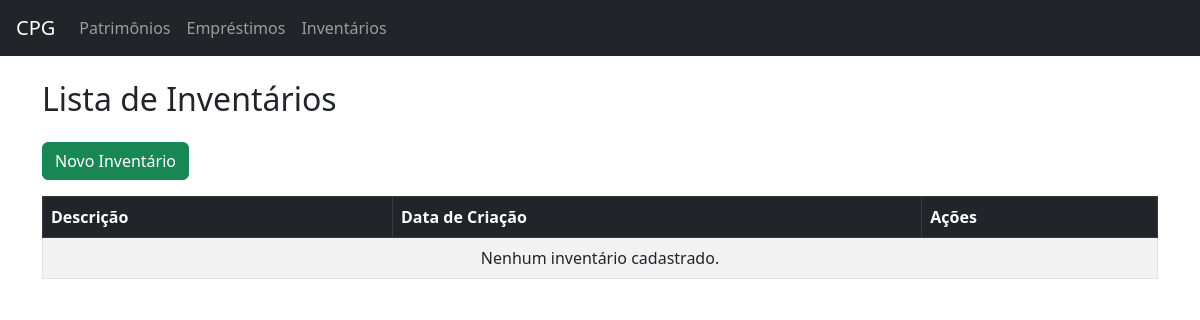
/sistema/inventarios/, run on an earlier commit of the app's database.
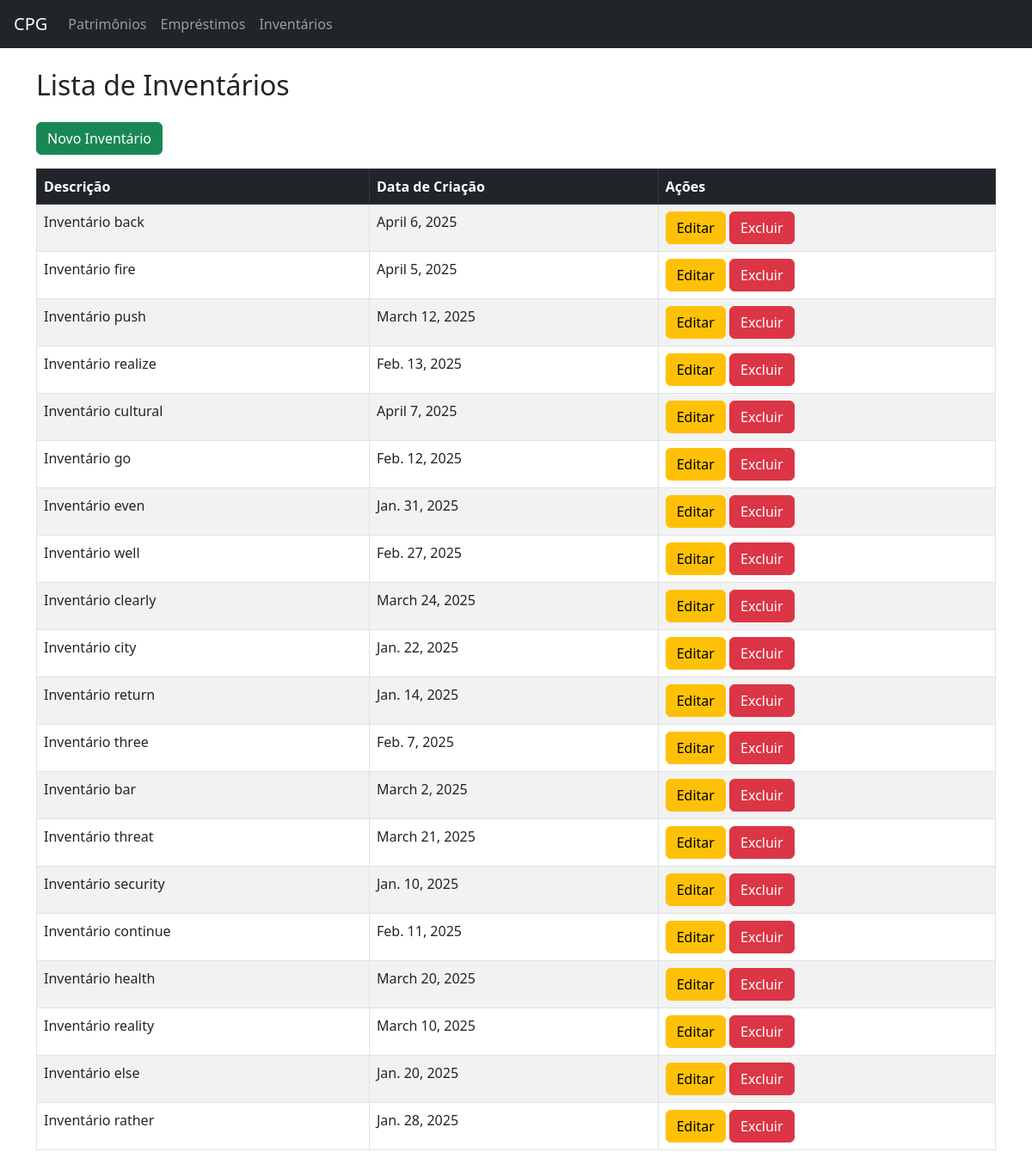
And on a later commit of the database.
### patrimonio/models.py (models this page shows, shortened)
class Inventario(models.Model):
    inv_descricao = models.CharField(max_length=255)
    inv_data_criacao = models.DateField()

### patrimonio/views.py (the view)
# urls.py: path('inventarios/', views.listar_inventarios, name='listar_inventarios'),
def listar_inventarios(request):
    inventarios = Inventario.objects.all()
    return render(request, 'inventarios/listar_inventario.html', {'inventarios': inventarios})

### patrimonio/templates/inventarios/listar_inventario.html
{% extends 'inventarios/base.html' %}
{% block content %}
<h2 class="mb-4">Lista de Inventários</h2>
<a href="{% url 'criar_inventario' %}" class="btn btn-success mb-3">Novo Inventário</a>
<table class="table table-striped table-bordered">
    <thead class="table-dark">
        <tr>
            <th>Descrição</th>
            <th>Data de Criação</th>
            <th>Ações</th>
        </tr>
    </thead>
    <tbody>
        {% for inventario in inventarios %}
        <tr>
            <td>{{ inventario.inv_descricao }}</td>
            <td>{{ inventario.inv_data_criacao }}</td>
            <td>
                <a href="{% url 'editar_inventario' inventario.id %}" class="btn btn-warning">Editar</a>
                <a href="{% url 'excluir_inventario' inventario.id %}" class="btn btn-danger"
                   onclick="return confirm('Tem certeza que deseja excluir este inventário?');">Excluir</a>
            </td>
        </tr>
        {% empty %}
        <tr>
            <td colspan="3" class="text-center">Nenhum inventário cadastrado.</td>
        </tr>
        {% endfor %}
    </tbody>
</table>
{% endblock %}

What changed in the data, as far as the page shows it:
added Inventario: inv_descricao "Inventário back", inv_data_criacao "April 6, 2025"
added Inventario: inv_descricao "Inventário fire", inv_data_criacao "April 5, 2025"
added Inventario: inv_descricao "Inventário push", inv_data_criacao "March 12, 2025"
added Inventario: inv_descricao "Inventário realize", inv_data_criacao "Feb. 13, 2025"
added Inventario: inv_descricao "Inventário cultural", inv_data_criacao "April 7, 2025"
added Inventario: inv_descricao "Inventário go", inv_data_criacao "Feb. 12, 2025"
added Inventario: inv_descricao "Inventário even", inv_data_criacao "Jan. 31, 2025"
added Inventario: inv_descricao "Inventário well", inv_data_criacao "Feb. 27, 2025"
added Inventario: inv_descricao "Inventário clearly", inv_data_criacao "March 24, 2025"
added Inventario: inv_descricao "Inventário city", inv_data_criacao "Jan. 22, 2025"
added Inventario: inv_descricao "Inventário return", inv_data_criacao "Jan. 14, 2025"
added Inventario: inv_descricao "Inventário three", inv_data_criacao "Feb. 7, 2025"
added Inventario: inv_descricao "Inventário bar", inv_data_criacao "March 2, 2025"
added Inventario: inv_descricao "Inventário threat", inv_data_criacao "March 21, 2025"
added Inventario: inv_descricao "Inventário security", inv_data_criacao "Jan. 10, 2025"
added Inventario: inv_descricao "Inventário continue", inv_data_criacao "Feb. 11, 2025"
added Inventario: inv_descricao "Inventário health", inv_data_criacao "March 20, 2025"
added Inventario: inv_descricao "Inventário reality", inv_data_criacao "March 10, 2025"
added Inventario: inv_descricao "Inventário else", inv_data_criacao "Jan. 20, 2025"
added Inventario: inv_descricao "Inventário rather", inv_data_criacao "Jan. 28, 2025"
Also different on the page:
text no longer shown: "Nenhum inventário cadastrado."
